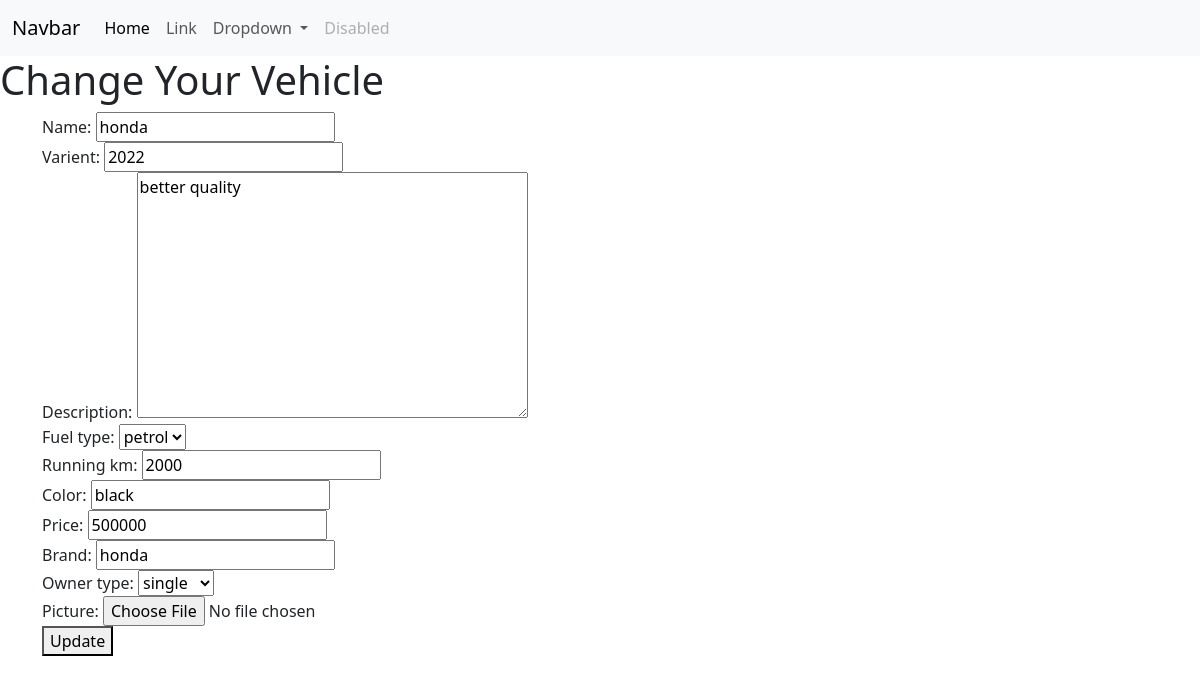
The app's page /vehicle/2/change/, older data.
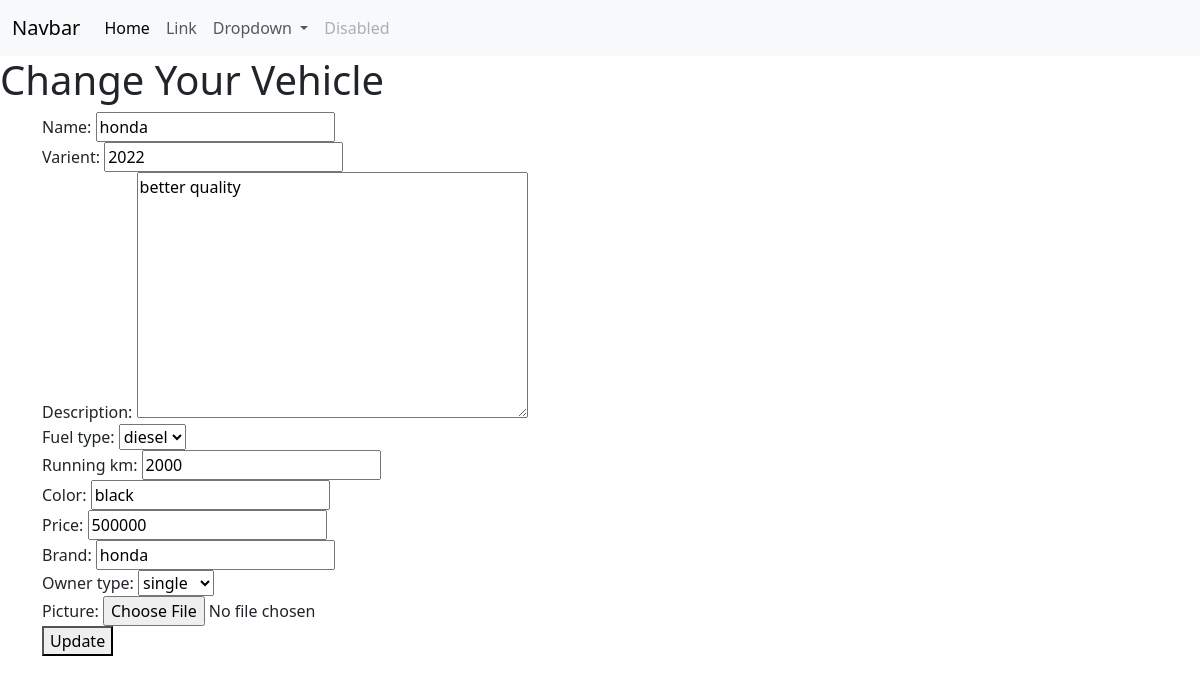
The same page, newer data.
### store/models.py (models this page shows, shortened)
class Vehicle(models.Model):
    name=models.CharField(max_length=200)
    varient=models.CharField(max_length=200)
    description=models.TextField()
    fuel_options=(
        ("petrol","petrol"),
        ("CNG","CNG"),
        ("EV","EV"),
        ("diesel","diesel")
    )
    fuel_type=models.CharField(max_length=200,choices=fuel_options,default="petrol")
    running_km=models.PositiveIntegerField()
    color=models.CharField(max_length=200)
    price=models.PositiveIntegerField()
    brand=models.CharField(max_length=200)
    owner_options=(
        ("single","single"),
        ("second","second"),
        ("other","other")
    )
    owner_type=models.CharField(max_length=200,choices=owner_options,default="single")
    picture=models.ImageField(upload_to="vehicle_images",null=True)

### store/views.py (the view, shortened to what this page needs)
# urls.py: path("vehicle/<int:pk>/change/",views.VehicleUpdateView.as_view(),name="vehicle-update")
class VehicleUpdateView(View):
    template_name="vehicle_update.html"
    form_class=VehicleUpdateForm
    def get(self,request,*args,**kwargs):
        id=kwargs.get("pk")
        vehicle_object=Vehicle.objects.get(id=id)
        form_instance=self.form_class(instance=vehicle_object)
        return render(request,self.template_name,{"form":form_instance})

### store/forms.py
class VehicleUpdateForm(forms.ModelForm):
    class Meta:
        model=Vehicle
        fields="__all__"

### store/templates/vehicle_update.html (shortened to what this page needs)
{%extends 'base.html'%}
{%block main_block%}
<h1>Change Your Vehicle</h1>
<div class="container ">
    <form action=""method=post enctype="multipart/form-data">
        {{form}}
        <button type="submit">Update</button>
    </form>
</div>
{%endblock%}

Row changes from the older to the newer data that the page shows:
changed Vehicle "honda": fuel_type "petrol" → "diesel"
